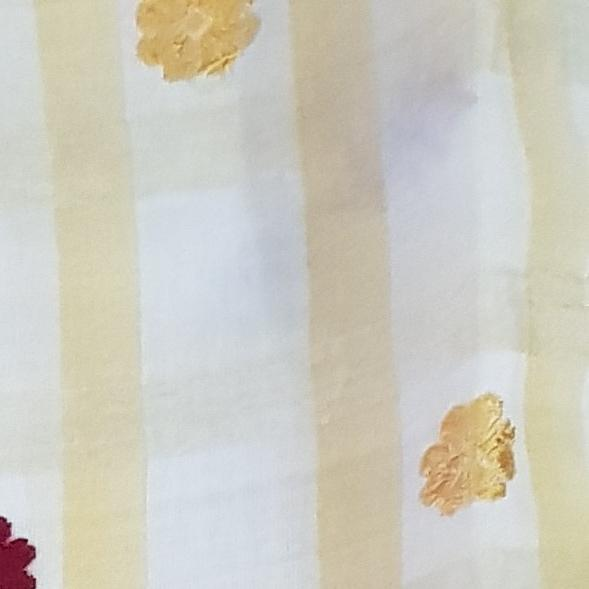
#> input picture data_raw/deeplure/handloom_sarees/img_106019.jpg, 589 x 589 px; its folder holds 3 pictures in this run
$ python data_audit.py --data-root ../../data_raw/deeplure/handloom_sarees
#> lines starting #> are read from the running program, lines starting #| are printed output that depends on the picture
"""
Phase 0 – Data Audit Script
Inspects DeepLure and Kaggle datasets without modifying them.
Outputs: docs/data_audit.md  +  console summary.

Usage:
  python scripts/data_audit.py --data-root <path>
"""
import argparse
import json
import hashlib
import logging
import os
import sys
from collections import Counter, defaultdict
from pathlib import Path

import numpy as np
from PIL import Image

logging.basicConfig(level=logging.INFO, format="%(levelname)s | %(message)s")
log = logging.getLogger(__name__)

# ---------------------------------------------------------------------------
# Helpers
# ---------------------------------------------------------------------------

IMG_EXTS = {".jpg", ".jpeg", ".png", ".bmp", ".webp", ".tiff", ".tif"}


def is_image(p: Path) -> bool:
    return p.suffix.lower() in IMG_EXTS


# [11 lines left out: function safe_open_image, not called in this run]


def image_metadata(p: Path) -> dict | None:
    """Return basic metadata without loading full pixel data where possible."""
    try:
        img = Image.open(p)
#> img is the input picture: PIL image 589x589 RGB; mean R, G, B 205.8, 203.7, 192.7
        w, h = img.size
#> w = 589; h = 589
        mode = img.mode
#> mode = 'RGB'
        fmt = img.format
#> fmt = 'JPEG'
        file_size = p.stat().st_size
        return {
            "path": str(p),
            "width": w,
            "height": h,
            "mode": mode,
            "format": fmt,
            "file_size_bytes": file_size,
        }
    except Exception as e:
        return {"path": str(p), "error": str(e)}


# [6 lines left out: function file_md5, not called in this run]


def perceptual_hash_gray(p: Path, hash_size: int = 16) -> str | None:
    """Average-hash on grayscale, returns hex string."""
    try:
        img = Image.open(p).convert("L").resize(
            (hash_size, hash_size), Image.Resampling.LANCZOS
        )
        arr = np.array(img, dtype=np.float64)
        mean = arr.mean()
        bits = (arr > mean).flatten()
        # pack bits to hex
        val = 0
        for b in bits:
            val = (val << 1) | int(b)
        return format(val, f"0{hash_size * hash_size // 4}x")
    except Exception:
        return None


# [16 lines left out: functions hamming_distance, parse_kaggle_filename, not called in this run]


def deeplure_filename_analysis(fname: str) -> dict:
    """
    Analyse DeepLure filename for embedded structure.
    Files are named like: img_<number>.jpg or h_img_<number>.jpg
    """
    stem = Path(fname).stem
    prefix = ""
    number = ""
    if stem.startswith("h_img_"):
        prefix = "h_img"
        number = stem[6:]
    elif stem.startswith("img_"):
        prefix = "img"
        number = stem[4:]
    else:
        prefix = "unknown"
        number = stem
    return {"prefix": prefix, "number": number, "stem": stem}


# ---------------------------------------------------------------------------
# Audit functions
# ---------------------------------------------------------------------------

def audit_deeplure(data_root: Path) -> dict:
    """Full audit of the DeepLure dataset."""
    dl_root = data_root / "deeplure" / "handloom_sarees"
    if not dl_root.exists():
        # Try alternate path
        dl_root = data_root / "deeplure" / "handloom sarees"
    if not dl_root.exists():
        log.error(f"DeepLure root not found at {dl_root}")
        return {"error": "not_found"}

    log.info(f"Auditing DeepLure at: {dl_root}")

    # 1. Folder structure
    all_items = list(dl_root.rglob("*"))
    subdirs = [p for p in all_items if p.is_dir()]
    all_files = [p for p in all_items if p.is_file()]
    image_files = [p for p in all_files if is_image(p)]
    non_image_files = [p for p in all_files if not is_image(p)]

    log.info(f"  Subdirectories: {len(subdirs)}")
    log.info(f"  Image files: {len(image_files)}")
    log.info(f"  Non-image files: {len(non_image_files)}: {[p.name for p in non_image_files]}")

    # 2. File naming patterns
    filename_analysis = [deeplure_filename_analysis(p.name) for p in image_files]
    prefix_counts = Counter(fa["prefix"] for fa in filename_analysis)
    log.info(f"  Filename prefixes: {dict(prefix_counts)}")

    # 3. Image metadata (sizes, modes, formats)
    metadata_list = []
    corrupt_files = []
    for p in image_files:
        meta = image_metadata(p)
        if "error" in meta:
            corrupt_files.append(meta)
        else:
            metadata_list.append(meta)

    if metadata_list:
        widths = [m["width"] for m in metadata_list]
#> widths = [589, 708, 631]
        heights = [m["height"] for m in metadata_list]
#> heights = [589, 707, 632]
        sizes_bytes = [m["file_size_bytes"] for m in metadata_list]
#> sizes_bytes = [22469, 59992, 44123]
        modes = Counter(m["mode"] for m in metadata_list)
#> modes = {'RGB': 3}
        formats = Counter(m["format"] for m in metadata_list)
#> formats = {'JPEG': 3}
        aspect_ratios = [m["width"] / m["height"] for m in metadata_list]

        res_stats = {
            "width": {"min": min(widths), "max": max(widths), "mean": round(np.mean(widths), 1), "median": int(np.median(widths))},
            "height": {"min": min(heights), "max": max(heights), "mean": round(np.mean(heights), 1), "median": int(np.median(heights))},
            "file_size_kb": {"min": round(min(sizes_bytes)/1024, 1), "max": round(max(sizes_bytes)/1024, 1), "mean": round(np.mean(sizes_bytes)/1024, 1)},
            "aspect_ratio": {"min": round(min(aspect_ratios), 2), "max": round(max(aspect_ratios), 2), "mean": round(np.mean(aspect_ratios), 2)},
            "modes": dict(modes),
            "formats": dict(formats),
        }
    else:
        res_stats = {}

    # 4. Perceptual hashes + near-duplicate detection
    log.info("  Computing perceptual hashes (grayscale)...")
    phashes = {}
    for p in image_files:
        h = perceptual_hash_gray(p)
#> in perceptual_hash_gray, `img = Image.open(p).convert("L").resize( (hash_size, hash_size), Image..`:
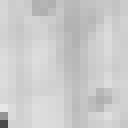
#> img: PIL image 16x16 L (shown 8 times larger); min 73, max 231, mean 203.1
#> in perceptual_hash_gray, `mean = arr.mean()`: mean = 203.1
#> the loop in perceptual_hash_gray, `for b in bits:` made 256 passes
#> (b, val) on passes 3 to 5: (True, 7), (False, 14), (False, 28)
#> after the loop in perceptual_hash_gray, `for b in bits:`: val = 101319734525156537131383074266245087406580741850812800460455225808264030551966
        if h:
#> (the run stopped early here; a loop or call above may not have finished)
